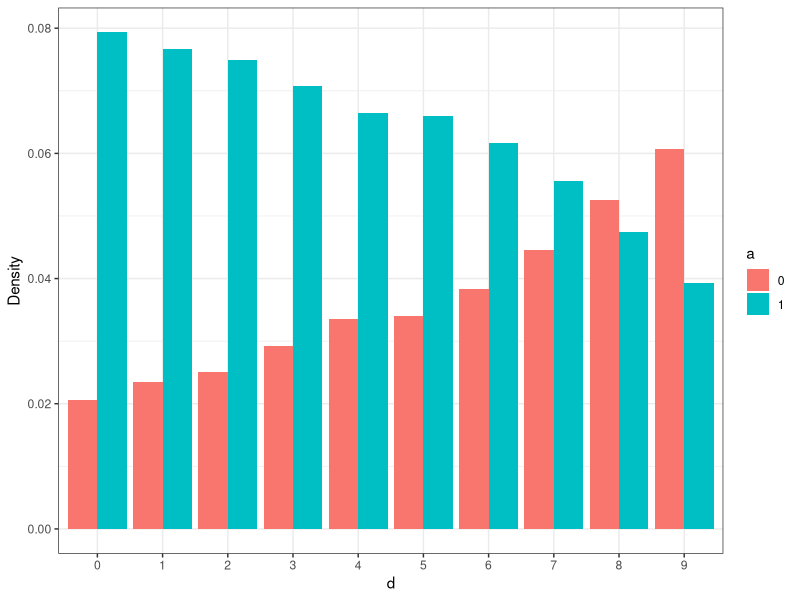
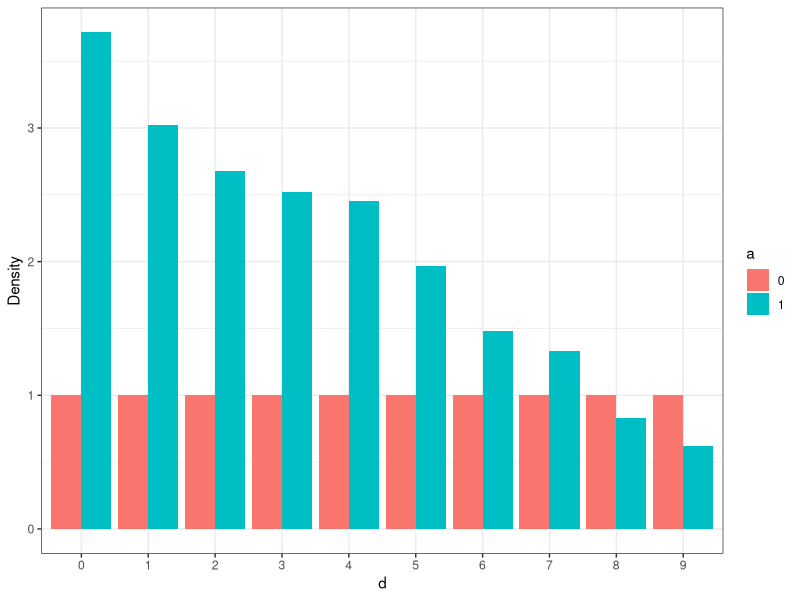
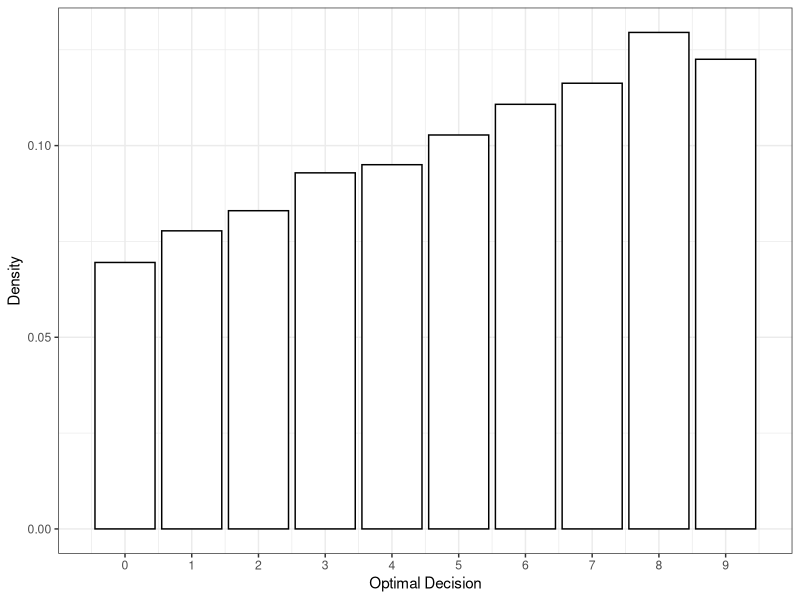
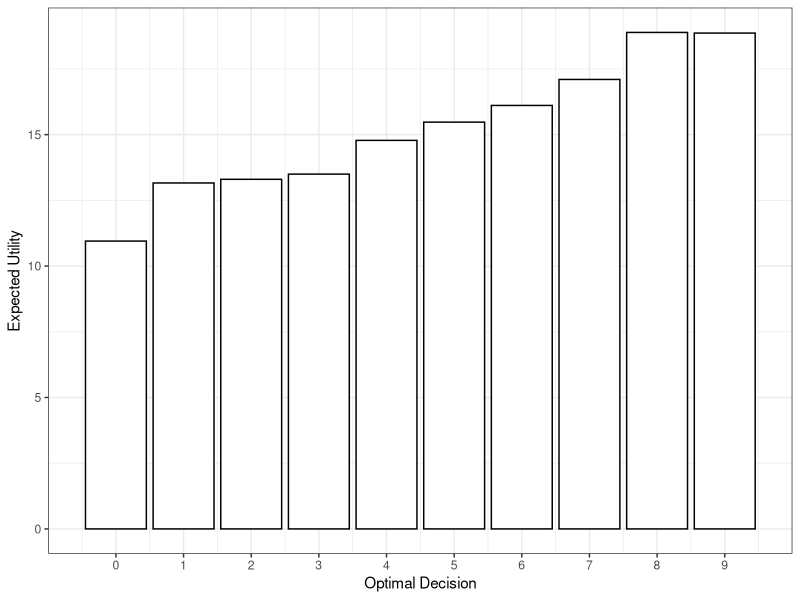
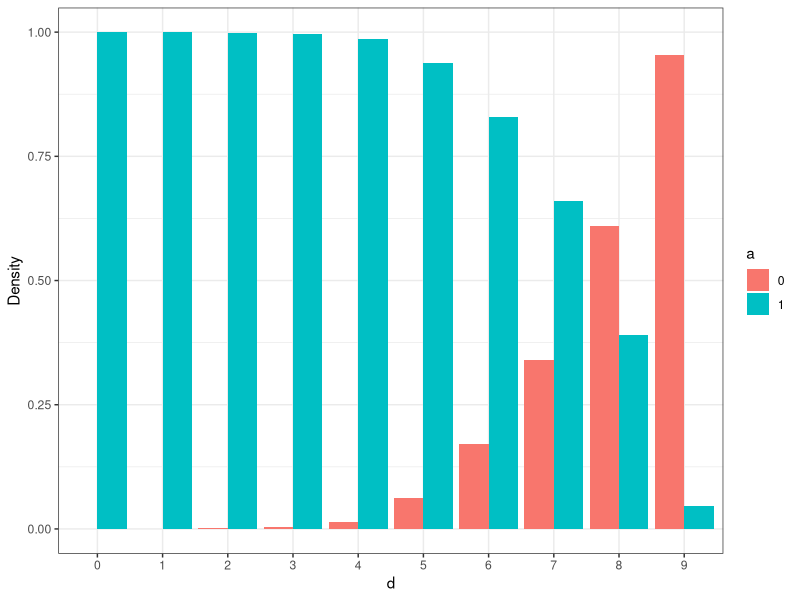
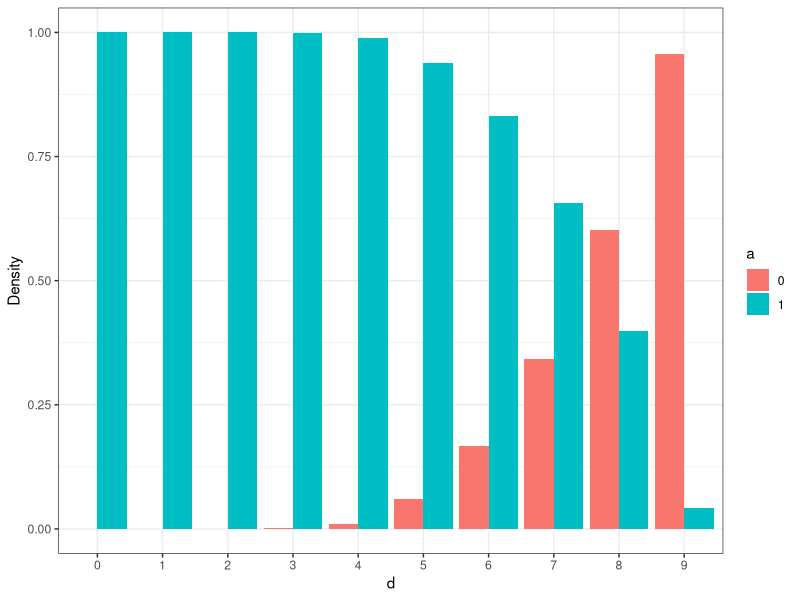
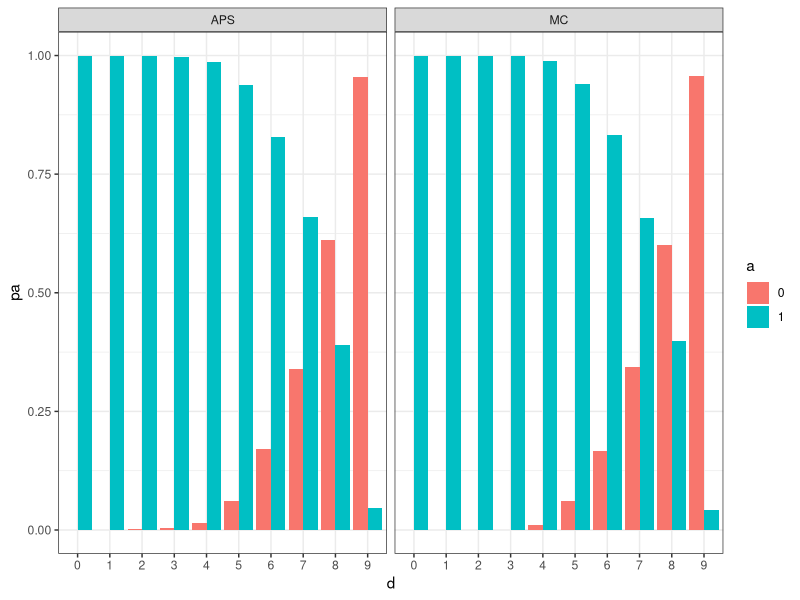
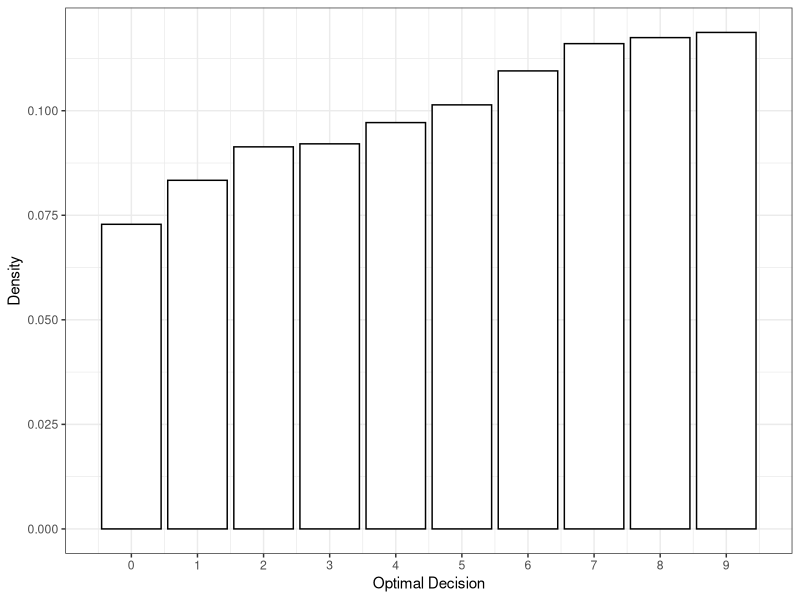

Generate these figures, in order, with R:
library(ggplot2)
library(tidyr)
library(stringr)
library(dplyr)

## Figure 3
data <- read.csv("results/prob1_aps_psia.csv", col.names = 0:9, check.names = FALSE)
data_n <- data %>% 
  gather(key = "d", value = "a", convert = TRUE) %>%
  mutate(d = factor(d), a = factor(a)) %>%
  group_by(d, a) %>%
  summarize(Density = n()/nrow(.))

p <- ggplot(data_n, aes(x = d, y = Density, fill = a)) + 
  geom_col(position = "dodge") + theme_bw()

ggsave(p, filename = "img/prob1_aps_psia.pdf", dpi = 300)


data <- read.csv("results/prob1_mc_psia.csv", 
                 col.names = c(0, 1), 
                 check.names = FALSE)

data_n <- data %>%
  mutate(d = factor(0:9)) %>%
  gather(-d, key = "a", value = "Density", convert = TRUE) %>%
  mutate(a = factor(a))
  
p <- ggplot(data_n, aes(x = d, y = Density, fill = a)) + 
  geom_col(position = "dodge") + theme_bw()

ggsave(p, filename = "img/prob1_mc_psia.pdf", dpi = 300)


## Figure 4
dist <- read.csv("results/prob1_aps_psid.csv", col.names = "d")
dens <- count(dist, d)
dens$freq <- dens$n/nrow(dist)

p <- ggplot(dens, aes(x=d, y=freq))+ 
  geom_bar(stat="identity", colour="black", fill = "white") + 
  theme_bw() + 
  xlab("Optimal Decision") + 
  ylab("Density") + 
  scale_x_continuous(limits = c(-1,10), breaks = seq(0, 9, by = 1), expand=c(0,0))

ggsave(p, filename = "img/prob1_aps_psid.pdf", dpi = 300)


dist <- read.csv("results/prob1_mc_psid.csv")
dist$d <- 0:9

p <- ggplot(dist, aes(x=d, y=psi_d)) + 
  geom_bar(stat="identity", colour="black", fill = "white") +  
  theme_bw() + 
  xlab("Optimal Decision") + 
  ylab("Expected Utility") + 
  scale_x_continuous(limits = c(-1,10), breaks = seq(0, 9, by = 1), expand=c(0,0))

ggsave(p, filename = "img/prob1_mcmc_psid.pdf", dpi = 300)

## Figure 6

aps <- read.csv('./results/prob1_aps_pa_ara.csv', 
                 col.names = c(0, 1),
                 check.names = FALSE) %>% mutate(d = factor(0:9))

mc <- read.csv('./results/prob1_mc_pa_ara.csv',  
                 col.names = c(0, 1),
                 check.names = FALSE) %>% mutate(d = factor(0:9))

############################## SEPARATE PLOTS######################################################
###################################################################################################
data_n <- aps %>%
  mutate(d = factor(0:9)) %>%
  gather(-d, key = "a", value = "Density", convert = TRUE) %>%
  mutate(a = factor(a))

p <- ggplot(data_n, aes(x = d, y = Density, fill = a)) + 
  geom_col(position = "dodge") + theme_bw()

ggsave(p, filename = "img/prob1_pa_ara_aps.pdf", dpi = 300, width = 14, height = 7)

data_n <- mc %>%
  mutate(d = factor(0:9)) %>%
  gather(-d, key = "a", value = "Density", convert = TRUE) %>%
  mutate(a = factor(a))

p <- ggplot(data_n, aes(x = d, y = Density, fill = a)) + 
  geom_col(position = "dodge") + theme_bw()

ggsave(p, filename = "img/prob1_pa_ara_mc.pdf", dpi = 300, width = 14, height = 7)

############################## JOIN PLOTS######################################################
###################################################################################################

data <- bind_rows(APS = gather(aps, -d, key = "a", value = "pa"),
                  MC  = gather( mc, -d, key = "a", value = "pa"),
                  .id = "Algorithm")

p <- ggplot(data, aes(x = d, fill = a, y = pa)) + 
  geom_col(position = "dodge") + 
  facet_wrap(vars(Algorithm)) + theme_bw() 

ggsave(p, filename = "img/prob1_pa_ara.pdf", dpi = 300, width = 14, height = 7)


## Figure 7
dist <- read.csv("results/prob1_aps_psid_ara.csv", col.names = "d")
dens <- count(dist, d)
dens$freq <- dens$n/nrow(dist)

p <- ggplot(dens, aes(x=d, y=freq))+ 
  geom_bar(stat="identity", colour="black", fill = "white") + 
  theme_bw() + 
  xlab("Optimal Decision") + 
  ylab("Density") + 
  scale_x_continuous(limits = c(-1,10), breaks = seq(0, 9, by = 1), expand=c(0,0))

ggsave(p, filename = "img/prob1_aps_psid_ara.pdf", dpi = 300)


dist <- read.csv("results/prob1_mc_psid_ara.csv")
dist$d <- 0:9

p <- ggplot(dist, aes(x=d, y=psi_d)) + 
  geom_bar(stat="identity", colour="black", fill = "white") +  
  theme_bw() + 
  xlab("Optimal Decision") + 
  ylab("Expected Utility") + 
  scale_x_continuous(limits = c(-1,10), breaks = seq(0, 9, by = 1), expand=c(0,0))

ggsave(p, filename = "img/prob1_mc_psid_ara.pdf", dpi = 300)
